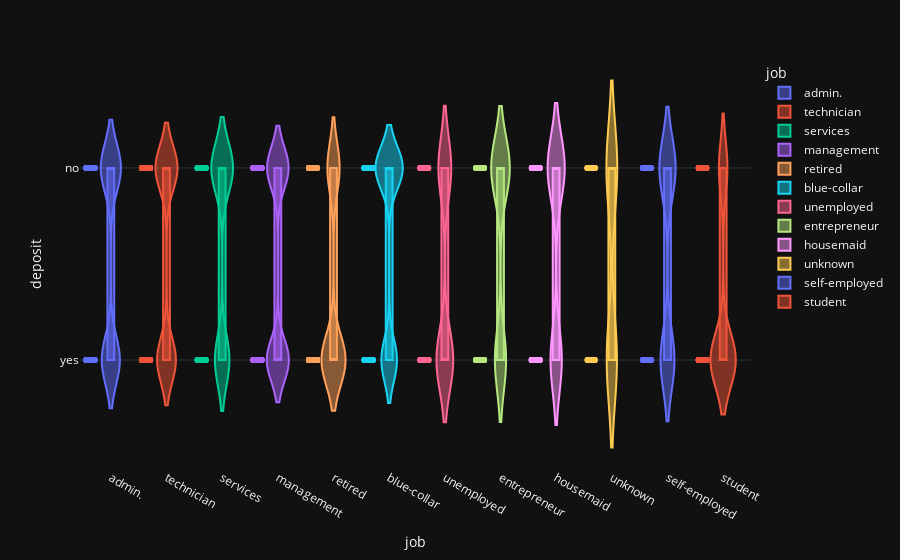

The code cell stored with this chart in its notebook:
### Code cell
fig = px.violin(df,
    x='job',
    y='deposit',
    color='job',
    box=True,
    points='all',
    template='plotly_dark'
)
fig.show()

### Figure 1 — Plotly figure (JSON) as saved in the notebook; plotly's stock layout.template omitted (floating-point values rounded to 4 significant figures; data arrays with more than 128 entries replaced by an {"elided": "..."} marker saying what was removed)
{"data": [{"alignmentgroup": "True", "box": {"visible": true}, "hovertemplate": "job=%{x}<br>deposit=%{y}<extra></extra>", "legendgroup": "admin.", "marker": {"color": "#636efa"}, "name": "admin.", "offsetgroup": "admin.", "orientation": "v", "points": "all", "scalegroup": "True", "showlegend": true, "type": "violin", "x": {"elided": "1334 str values"}, "x0": " ", "xaxis": "x", "y": {"elided": "1334 str values"}, "y0": " ", "yaxis": "y"}, {"alignmentgroup": "True", "box": {"visible": true}, "hovertemplate": "job=%{x}<br>deposit=%{y}<extra></extra>", "legendgroup": "technician", "marker": {"color": "#EF553B"}, "name": "technician", "offsetgroup": "technician", "orientation": "v", "points": "all", "scalegroup": "True", "showlegend": true, "type": "violin", "x": {"elided": "1823 str values"}, "x0": " ", "xaxis": "x", "y": {"elided": "1823 str values"}, "y0": " ", "yaxis": "y"}, {"alignmentgroup": "True", "box": {"visible": true}, "hovertemplate": "job=%{x}<br>deposit=%{y}<extra></extra>", "legendgroup": "services", "marker": {"color": "#00cc96"}, "name": "services", "offsetgroup": "services", "orientation": "v", "points": "all", "scalegroup": "True", "showlegend": true, "type": "violin", "x": {"elided": "923 str values"}, "x0": " ", "xaxis": "x", "y": {"elided": "923 str values"}, "y0": " ", "yaxis": "y"}, {"alignmentgroup": "True", "box": {"visible": true}, "hovertemplate": "job=%{x}<br>deposit=%{y}<extra></extra>", "legendgroup": "management", "marker": {"color": "#ab63fa"}, "name": "management", "offsetgroup": "management", "orientation": "v", "points": "all", "scalegroup": "True", "showlegend": true, "type": "violin", "x": {"elided": "2566 str values"}, "x0": " ", "xaxis": "x", "y": {"elided": "2566 str values"}, "y0": " ", "yaxis": "y"}, {"alignmentgroup": "True", "box": {"visible": true}, "hovertemplate": "job=%{x}<br>deposit=%{y}<extra></extra>", "legendgroup": "retired", "marker": {"color": "#FFA15A"}, "name": "retired", "offsetgroup": "retired", "orientation": "v", "points": "all", "scalegroup": "True", "showlegend": true, "type": "violin", "x": {"elided": "778 str values"}, "x0": " ", "xaxis": "x", "y": {"elided": "778 str values"}, "y0": " ", "yaxis": "y"}, {"alignmentgroup": "True", "box": {"visible": true}, "hovertemplate": "job=%{x}<br>deposit=%{y}<extra></extra>", "legendgroup": "blue-collar", "marker": {"color": "#19d3f3"}, "name": "blue-collar", "offsetgroup": "blue-collar", "orientation": "v", "points": "all", "scalegroup": "True", "showlegend": true, "type": "violin", "x": {"elided": "1944 str values"}, "x0": " ", "xaxis": "x", "y": {"elided": "1944 str values"}, "y0": " ", "yaxis": "y"}, {"alignmentgroup": "True", "box": {"visible": true}, "hovertemplate": "job=%{x}<br>deposit=%{y}<extra></extra>", "legendgroup": "unemployed", "marker": {"color": "#FF6692"}, "name": "unemployed", "offsetgroup": "unemployed", "orientation": "v", "points": "all", "scalegroup": "True", "showlegend": true, "type": "violin", "x": {"elided": "357 str values"}, "x0": " ", "xaxis": "x", "y": {"elided": "357 str values"}, "y0": " ", "yaxis": "y"}, {"alignmentgroup": "True", "box": {"visible": true}, "hovertemplate": "job=%{x}<br>deposit=%{y}<extra></extra>", "legendgroup": "entrepreneur", "marker": {"color": "#B6E880"}, "name": "entrepreneur", "offsetgroup": "entrepreneur", "orientation": "v", "points": "all", "scalegroup": "True", "showlegend": true, "type": "violin", "x": {"elided": "328 str values"}, "x0": " ", "xaxis": "x", "y": {"elided": "328 str values"}, "y0": " ", "yaxis": "y"}, {"alignmentgroup": "True", "box": {"visible": true}, "hovertemplate": "job=%{x}<br>deposit=%{y}<extra></extra>", "legendgroup": "housemaid", "marker": {"color": "#FF97FF"}, "name": "housemaid", "offsetgroup": "housemaid", "orientation": "v", "points": "all", "scalegroup": "True", "showlegend": true, "type": "violin", "x": {"elided": "274 str values"}, "x0": " ", "xaxis": "x", "y": {"elided": "274 str values"}, "y0": " ", "yaxis": "y"}, {"alignmentgroup": "True", "box": {"visible": true}, "hovertemplate": "job=%{x}<br>deposit=%{y}<extra></extra>", "legendgroup": "unknown", "marker": {"color": "#FECB52"}, "name": "unknown", "offsetgroup": "unknown", "orientation": "v", "points": "all", "scalegroup": "True", "showlegend": true, "type": "violin", "x": ["unknown", "unknown", "unknown", "unknown", "unknown", "unknown", "unknown", "unknown", "unknown", "unknown", "unknown", "unknown", "unknown", "unknown", "unknown", "unknown", "unknown", "unknown", "unknown", "unknown", "unknown", "unknown", "unknown", "unknown", "unknown", "unknown", "unknown", "unknown", "unknown", "unknown", "unknown", "unknown", "unknown", "unknown", "unknown", "unknown", "unknown", "unknown", "unknown", "unknown", "unknown", "unknown", "unknown", "unknown", "unknown", "unknown", "unknown", "unknown", "unknown", "unknown", "unknown", "unknown", "unknown", "unknown", "unknown", "unknown", "unknown", "unknown", "unknown", "unknown", "unknown", "unknown", "unknown", "unknown", "unknown", "unknown", "unknown", "unknown", "unknown", "unknown"], "x0": " ", "xaxis": "x", "y": ["yes", "yes", "yes", "yes", "yes", "yes", "yes", "yes", "yes", "yes", "yes", "yes", "yes", "yes", "yes", "yes", "yes", "yes", "yes", "yes", "yes", "yes", "yes", "yes", "yes", "yes", "yes", "yes", "yes", "yes", "yes", "yes", "yes", "yes", "no", "no", "no", "no", "no", "no", "no", "no", "no", "no", "no", "no", "no", "no", "no", "no", "no", "no", "no", "no", "no", "no", "no", "no", "no", "no", "no", "no", "no", "no", "no", "no", "no", "no", "no", "no"], "y0": " ", "yaxis": "y"}, {"alignmentgroup": "True", "box": {"visible": true}, "hovertemplate": "job=%{x}<br>deposit=%{y}<extra></extra>", "legendgroup": "self-employed", "marker": {"color": "#636efa"}, "name": "self-employed", "offsetgroup": "self-employed", "orientation": "v", "points": "all", "scalegroup": "True", "showlegend": true, "type": "violin", "x": {"elided": "405 str values"}, "x0": " ", "xaxis": "x", "y": {"elided": "405 str values"}, "y0": " ", "yaxis": "y"}, {"alignmentgroup": "True", "box": {"visible": true}, "hovertemplate": "job=%{x}<br>deposit=%{y}<extra></extra>", "legendgroup": "student", "marker": {"color": "#EF553B"}, "name": "student", "offsetgroup": "student", "orientation": "v", "points": "all", "scalegroup": "True", "showlegend": true, "type": "violin", "x": {"elided": "360 str values"}, "x0": " ", "xaxis": "x", "y": {"elided": "360 str values"}, "y0": " ", "yaxis": "y"}], "layout": {"legend": {"title": {"text": "job"}, "tracegroupgap": 0}, "margin": {"t": 60}, "violinmode": "overlay", "xaxis": {"anchor": "y", "categoryarray": ["admin.", "technician", "services", "management", "retired", "blue-collar", "unemployed", "entrepreneur", "housemaid", "unknown", "self-employed", "student"], "categoryorder": "array", "domain": [0, 1], "title": {"text": "job"}}, "yaxis": {"anchor": "x", "domain": [0, 1], "title": {"text": "deposit"}}}}
